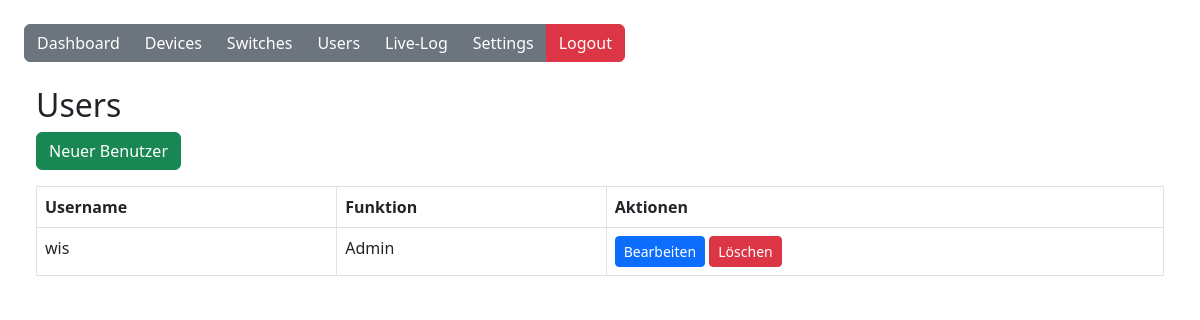
The app's page /users (signed in) with its own data.
### tables this page shows
CREATE TABLE users (
    id INTEGER PRIMARY KEY AUTOINCREMENT,
    username TEXT UNIQUE NOT NULL,
    password TEXT NOT NULL,
    is_admin INTEGER DEFAULT 0
);

### app.py (the view, shortened to what this page needs)
@app.route("/users", methods=["GET", "POST"])
@login_required
def users():
    if not current_user.is_admin:
        flash("Nur Admins dürfen Benutzer verwalten!")
        return redirect(url_for("index"))
    conn = sqlite3.connect("sqlite.db")
    conn.row_factory = sqlite3.Row  # wichtig für Template
    c = conn.cursor()
    c.execute("SELECT id, username, is_admin FROM users")
    users_list = c.fetchall()
    conn.close()
    return render_template("users.html", users=users_list)

### app.py (called while the page is built)
def get_db_connection():
    conn = sqlite3.connect(DB_PATH)
    conn.row_factory = sqlite3.Row
    return conn

@login_manager.user_loader
def load_user(user_id):
    conn = get_db_connection()
    user = conn.execute("SELECT * FROM users WHERE id = ?", (user_id,)).fetchone()
    conn.close()
    if user:
        return User(user['id'], user['username'], user['is_admin'])
    return None

### templates/users.html (shortened to what this page needs)
{% extends "base.html" %}
{% block content %}
<h2>Users</h2>
{% if current_user.is_admin %}
<button class="btn btn-success mb-3" data-bs-toggle="modal" data-bs-target="#userModal" onclick="openUserModal()">Neuer Benutzer</button>
{% endif %}
<table class="table table-bordered">
    <thead>
        <tr>
            <th>Username</th>
            <th>Funktion</th>
            {% if current_user.is_admin %}<th>Aktionen</th>{% endif %}
        </tr>
    </thead>
    <tbody>
        {% for u in users %}
        <tr>
            <td>{{ u['username'] }}</td>
            <td>{% if u['is_admin'] %}Admin{% else %}User{% endif %}</td>
            {% if current_user.is_admin %}
            <td>
                <button class="btn btn-primary btn-sm" data-bs-toggle="modal" data-bs-target="#userModal"
                    onclick="openUserModal({{ u['id'] }}, '{{ u['username'] }}', {{ u['is_admin'] }})">Bearbeiten</button>
                <form method="post" style="display:inline;">
                    <button name="delete_user" value="{{ u['id'] }}" class="btn btn-danger btn-sm"
                        onclick="return confirm('Willst du den Benutzer wirklich löschen?');">Löschen</button>
                </form>
            </td>
            {% endif %}
        </tr>
        {% endfor %}
    </tbody>
</table>
{% endblock %}

### static/css/style.css (style rules this page uses)
body { padding: 20px; }

### records on screen
users: username "wis", is_admin "Admin", {{ u['id'] }} 1 (drawn)
